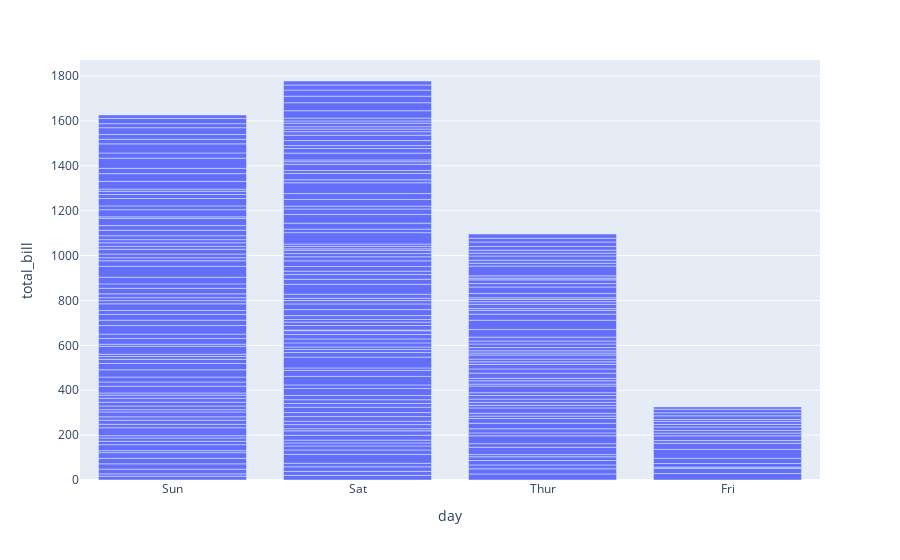

The cell this chart's notebook holds for it:
### Code cell
df = px.data.tips()
fig = px.bar(df, x='day', y="total_bill")
fig.show()

### Figure 1 — Plotly figure (JSON) as saved in the notebook; plotly's stock layout.template omitted (floating-point values rounded to 4 significant figures; data arrays with more than 128 entries replaced by an {"elided": "..."} marker saying what was removed)
{"data": [{"alignmentgroup": "True", "hovertemplate": "day=%{x}<br>total_bill=%{y}<extra></extra>", "legendgroup": "", "marker": {"color": "#636efa", "pattern": {"shape": ""}}, "name": "", "offsetgroup": "", "orientation": "v", "showlegend": false, "textposition": "auto", "type": "bar", "x": {"elided": "244 str values"}, "xaxis": "x", "y": {"elided": "244 float values"}, "yaxis": "y"}], "layout": {"barmode": "relative", "legend": {"tracegroupgap": 0}, "margin": {"t": 60}, "xaxis": {"anchor": "y", "domain": [0, 1], "title": {"text": "day"}}, "yaxis": {"anchor": "x", "domain": [0, 1], "title": {"text": "total_bill"}}}}
